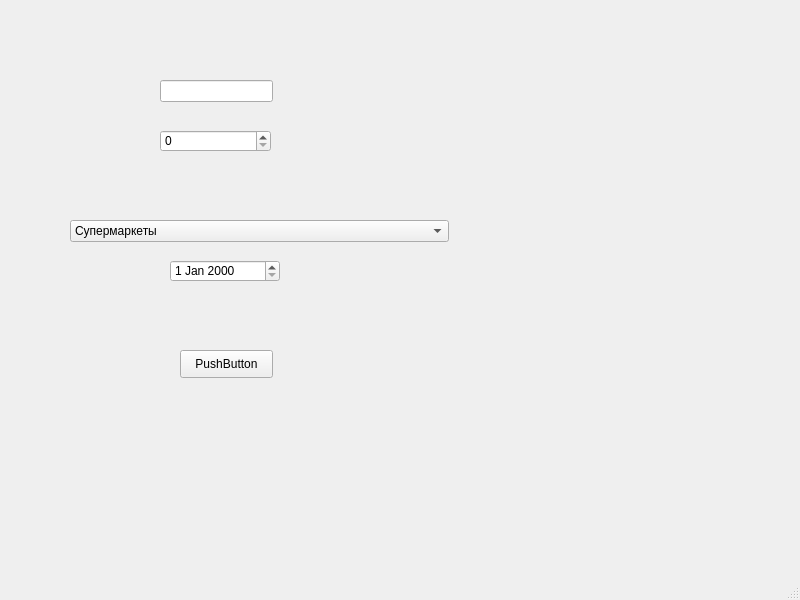
<?xml version="1.0" encoding="UTF-8"?>
<ui version="4.0">
 <class>MainWindow</class>
 <widget class="QMainWindow" name="MainWindow">
  <property name="geometry">
   <rect>
    <x>0</x>
    <y>0</y>
    <width>800</width>
    <height>600</height>
   </rect>
  </property>
  <property name="windowTitle">
   <string>MainWindow</string>
  </property>
  <widget class="QWidget" name="centralwidget">
   <widget class="QLineEdit" name="lineEdit">
    <property name="geometry">
     <rect>
      <x>160</x>
      <y>80</y>
      <width>113</width>
      <height>22</height>
     </rect>
    </property>
   </widget>
   <widget class="QSpinBox" name="spinBox">
    <property name="geometry">
     <rect>
      <x>160</x>
      <y>130</y>
      <width>111</width>
      <height>22</height>
     </rect>
    </property>
   </widget>
   <widget class="QDateEdit" name="dateEdit">
    <property name="geometry">
     <rect>
      <x>170</x>
      <y>260</y>
      <width>110</width>
      <height>22</height>
     </rect>
    </property>
   </widget>
   <widget class="QPushButton" name="pushButton">
    <property name="geometry">
     <rect>
      <x>180</x>
      <y>350</y>
      <width>93</width>
      <height>28</height>
     </rect>
    </property>
    <property name="text">
     <string>PushButton</string>
    </property>
   </widget>
   <widget class="QComboBox" name="comboBox">
    <property name="geometry">
     <rect>
      <x>70</x>
      <y>220</y>
      <width>379</width>
      <height>22</height>
     </rect>
    </property>
    <item>
     <property name="text">
      <string>Супермаркеты</string>
     </property>
    </item>
    <item>
     <property name="text">
      <string>Рестораны и кафе</string>
     </property>
    </item>
    <item>
     <property name="text">
      <string>Транспорт</string>
     </property>
    </item>
    <item>
     <property name="text">
      <string>Отдых и развлечения</string>
     </property>
    </item>
    <item>
     <property name="text">
      <string>Одежда и аксессуары</string>
     </property>
    </item>
    <item>
     <property name="text">
      <string>Здоровье и красота</string>
     </property>
    </item>
    <item>
     <property name="text">
      <string>Коммунальные платежи, связь, интернет</string>
     </property>
    </item>
    <item>
     <property name="text">
      <string>Другое</string>
     </property>
    </item>
   </widget>
  </widget>
  <widget class="QMenuBar" name="menubar">
   <property name="geometry">
    <rect>
     <x>0</x>
     <y>0</y>
     <width>800</width>
     <height>26</height>
    </rect>
   </property>
  </widget>
  <widget class="QStatusBar" name="statusbar"/>
 </widget>
 <resources/>
 <connections/>
</ui>
